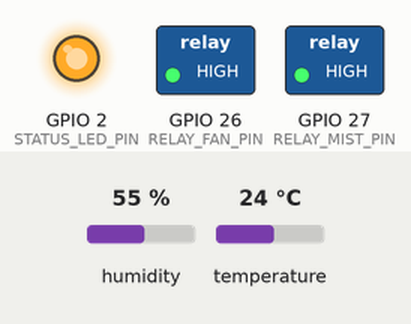
The sketch below on a simulated ESP32. On the bench: switched loads named in the sketch (green lamp = pin HIGH), output pins drawn as LEDs (lit = HIGH). Inputs (shaded band) come from the test bench; at power-on: temperature 24 °C, humidity 55 %. WiFi joins after 1.5 s; servers stay silent unless stated; uploads are accepted with an empty reply; the local clock reads 2024-03-15 10:24:30 at power-on unless the sketch sets it; what the sketch prints to the serial monitor is not drawn.

Above: at 3.7 s.
3.8 s: temperature set to 38 °C
At 6.4 s:
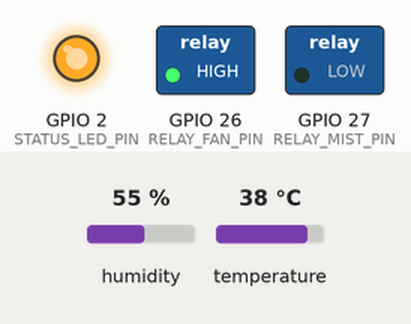
11.5 s: temperature set to 41 °C
At 13.5 s:
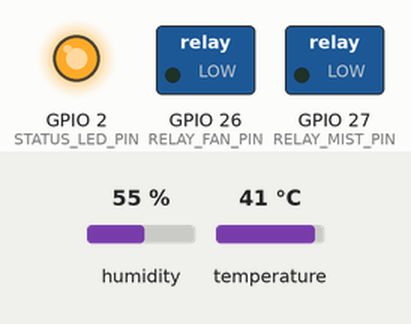
19.2 s: humidity set to 73 %
26.9 s: humidity set to 76 %
At 30.6 s:
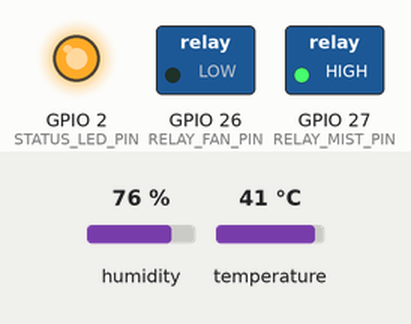
34.6 s: humidity set to 62 %
42.3 s: humidity set to 59 %
At 43.6 s:
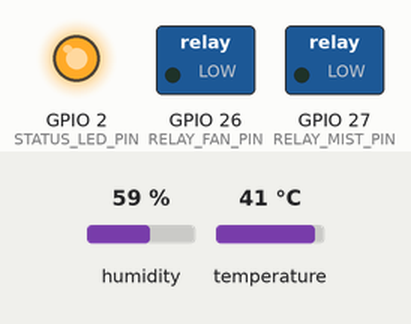
Timing chart, 0 to 45.3 s (numbered marks = the images above; inputs shaded):
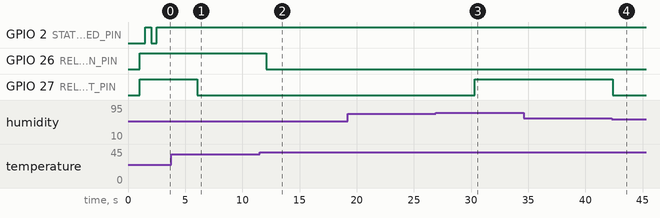

Measured:
- the behaviour switches between 39 and 40 °C on temperature (found by bisection; images 1 and 2)
- the behaviour switches between 74 and 75 % on humidity (found by bisection; images 2 and 3)
- the behaviour switches between 61 and 60 % on humidity (found by bisection; images 3 and 4)
- after the input at 11.5 s, GPIO 26 (RELAY_FAN_PIN): HIGH → LOW after 0.58 s
- after the input at 19.2 s, every drawn part: stays the same
- after the input at 26.9 s, GPIO 27 (RELAY_MIST_PIN): LOW → HIGH after 3.4 s
- after the input at 34.6 s, every drawn part: stays the same
- after the input at 42.3 s, GPIO 27 (RELAY_MIST_PIN): HIGH → LOW after 0.11 s

The sketch:

esp32_florify_dht22_dual_relay.ino
```cpp
/*
 * ==============================================================================
 * Florify IoT - ESP32 Climate Monitor & Actuator Firmware
 * Hardware: ESP32 DevKit + DHT11 Sensor + 2-Channel 5V Optocoupled Relay Module
 *
 * Actuators:
 *   - Channel 1 (GPIO 18): Shuttle Cabin Cooling Fan
 *   - Channel 2 (GPIO 19): Shuttle Cabin Evaporative Mist / Humidifier Solenoid
 *
 * Communication: Direct Firebase Firestore REST API v1 over HTTPS (SSL/TLS)
 * Trigger Logic: Active LOW (LOW = Relay Energized / ON, HIGH = Relay Standby / OFF)
 *
 * Required Arduino Libraries (Install via Arduino Library Manager):
 *   1. "DHT sensor library" by Adafruit
 *   2. "Adafruit Unified Sensor" by Adafruit
 *   3. "ArduinoJson" by Benoit Blanchon (v6 or v7)
 * ==============================================================================
 */

#include <WiFi.h>
#include <WiFiClientSecure.h>
#include <HTTPClient.h>
#include <ArduinoJson.h>
#include "DHT.h"

// ==========================================
// 1. HARDWARE PIN DEFINITIONS
// ==========================================
#define DHTPIN 4              // DHT11 Data pin connected to ESP32 GPIO 4
#define DHTTYPE DHT11         // DHT 11 Temperature & Humidity Sensor

#define RELAY_FAN_PIN 26      // Relay: Cooling Fan (GPIO 26)
#define RELAY_MIST_PIN 27     // Relay: Misting Solenoid / Humidifier (GPIO 27)
#define STATUS_LED_PIN 2      // Built-in blue LED for connectivity status

// Active LOW Relay Constants (Standard 5V Songle optocoupler board)
#define RELAY_ON  LOW
#define RELAY_OFF HIGH

// ==========================================
// 2. NETWORK & FIREBASE CREDENTIALS
// ==========================================
// Replace with your local shuttle WiFi or mobile hotspot credentials
const char* WIFI_SSID     = "YOUR_WIFI_SSID";
const char* WIFI_PASSWORD = "YOUR_WIFI_PASSWORD";

// Florify Firebase Firestore Configuration
const char* FIREBASE_PROJECT_ID  = "florify-c5dea";
const char* FIREBASE_DATABASE_ID = "(default)";
const char* FIREBASE_API_KEY     = "AIzaSyCTt97yEB5-AGHTv5x423fCdQVBw03lUFc";

// Unique Device ID registered in Florify dashboard
const char* DEVICE_ID = "ESP32-FLORIFY-01";
const char* FIRMWARE_VERSION = "v2.2.0-dual-relay";

// ==========================================
// 3. CLOSED-LOOP CLIMATE AUTOMATION THRESHOLDS
// (Autonomous local fallback if connection drops)
// ==========================================
struct DeviceThresholds {
  bool tempEnabled = true;
  float tempOnC    = 40.0;    // Fan turns ON if temp >= 40.0 °C
  float tempOffC   = 38.0;    // Fan turns OFF if temp <= 38.0 °C

  bool humEnabled  = true;
  float humOnRH    = 60.0;    // Mist turns ON if humidity <= 60.0 % RH (too dry)
  float humOffRH   = 75.0;    // Mist turns OFF if humidity >= 75.0 % RH (satisfied)

  String fanMode   = "AUTO";  // "AUTO", "FORCE_ON", "FORCE_OFF"
  String mistMode  = "AUTO";  // "AUTO", "FORCE_ON", "FORCE_OFF"
};

DeviceThresholds currentConfig;
DHT dht(DHTPIN, DHTTYPE);

// State tracking
float lastTemp = 0.0;
float lastHum = 0.0;
bool isFanActive = false;
bool isMistActive = false;
unsigned long lastTelemetryMillis = 0;
unsigned long lastConfigPollMillis = 0;
const unsigned long TELEMETRY_INTERVAL_MS = 6000;    // Transmit telemetry every 6s
const unsigned long CONFIG_POLL_INTERVAL_MS = 15000;  // Poll cloud config every 15s

// ==========================================
// 4. HELPER: UTC ISO-8601 TIMESTAMP (ESTIMATION)
// ==========================================
String getIsoTimestamp() {
  time_t now;
  time(&now);
  struct tm timeinfo;
  if (!gmtime_r(&now, &timeinfo) || now < 100000) {
    // If NTP not yet synced, return a valid placeholder ISO string
    return "2026-10-16T00:00:00Z";
  }
  char buf[30];
  strftime(buf, sizeof(buf), "%Y-%m-%dT%H:%M:%SZ", &timeinfo);
  return String(buf);
}

// ==========================================
// 5. WIFI & NTP SETUP
// ==========================================
void connectWiFi() {
  if (WiFi.status() == WL_CONNECTED) return;

  Serial.print("[WiFi] Connecting to: ");
  Serial.println(WIFI_SSID);

  WiFi.mode(WIFI_STA);
  WiFi.begin(WIFI_SSID, WIFI_PASSWORD);

  int attempts = 0;
  while (WiFi.status() != WL_CONNECTED && attempts < 25) {
    delay(500);
    Serial.print(".");
    digitalWrite(STATUS_LED_PIN, !digitalRead(STATUS_LED_PIN));
    attempts++;
  }

  if (WiFi.status() == WL_CONNECTED) {
    Serial.println("\n[WiFi] Connected successfully!");
    Serial.print("[WiFi] IP Address: ");
    Serial.println(WiFi.localIP());
    digitalWrite(STATUS_LED_PIN, HIGH);

    // Synchronize NTP clock for ISO timestamps
    configTime(0, 0, "pool.ntp.org", "time.nist.gov");
  } else {
    Serial.println("\n[WiFi] Connection timeout. Local automation running offline.");
    digitalWrite(STATUS_LED_PIN, LOW);
  }
}

// ==========================================
// 6. CLOSED-LOOP LOCAL HYSTERESIS LOGIC
// ==========================================
void evaluateActuators(float tempC, float humRH) {
  // --- A. Fan Control Logic (Relay 1) ---
  if (currentConfig.fanMode == "FORCE_ON") {
    isFanActive = true;
  } else if (currentConfig.fanMode == "FORCE_OFF") {
    isFanActive = false;
  } else if (currentConfig.tempEnabled) {
    // AUTO hysteresis
    if (tempC >= currentConfig.tempOnC) {
      isFanActive = true;
    } else if (tempC <= currentConfig.tempOffC) {
      isFanActive = false;
    }
  }

  // --- B. Mist / Humidifier Control Logic (Relay 2) ---
  if (currentConfig.mistMode == "FORCE_ON") {
    isMistActive = true;
  } else if (currentConfig.mistMode == "FORCE_OFF") {
    isMistActive = false;
  } else if (currentConfig.humEnabled) {
    // Misting activates when cabin air is too dry or for cooling evaporative boost
    if (humRH <= currentConfig.humOnRH) {
      isMistActive = true;
    } else if (humRH >= currentConfig.humOffRH) {
      isMistActive = false;
    }
  }

  // Apply to physical relays (Active LOW trigger)
  digitalWrite(RELAY_FAN_PIN, isFanActive ? RELAY_ON : RELAY_OFF);
  digitalWrite(RELAY_MIST_PIN, isMistActive ? RELAY_ON : RELAY_OFF);

  Serial.printf("[Actuators] Fan: %s | Mist: %s | Mode: %s\n",
    isFanActive ? "ON (Cooling)" : "OFF (Standby)",
    isMistActive ? "ON (Misting)" : "OFF (Standby)",
    currentConfig.fanMode.c_str()
  );
}

// ==========================================
// 7. FIREBASE FIRESTORE REST: PATCH TELEMETRY
// ==========================================
void sendTelemetryToFirestore(float tempC, float humRH) {
  if (WiFi.status() != WL_CONNECTED) {
    connectWiFi();
    if (WiFi.status() != WL_CONNECTED) return;
  }

  WiFiClientSecure client;
  client.setInsecure(); // Direct TLS without pre-installed root bundle

  HTTPClient https;

  // 1. Build PATCH URL for the Device summary document
  String patchUrl = "https://firestore.googleapis.com/v1/projects/";
  patchUrl += FIREBASE_PROJECT_ID;
  patchUrl += "/databases/";
  patchUrl += FIREBASE_DATABASE_ID;
  patchUrl += "/documents/devices/";
  patchUrl += DEVICE_ID;
  patchUrl += "?updateMask.fieldPaths=latestTemperatureC";
  patchUrl += "&updateMask.fieldPaths=latestHumidityRH";
  patchUrl += "&updateMask.fieldPaths=latestFanState";
  patchUrl += "&updateMask.fieldPaths=latestMistState";
  patchUrl += "&updateMask.fieldPaths=status";
  patchUrl += "&updateMask.fieldPaths=lastReadingAt";
  patchUrl += "&updateMask.fieldPaths=lastSeenAt";
  patchUrl += "&updateMask.fieldPaths=reportedMode";
  patchUrl += "&updateMask.fieldPaths=firmwareVersion";
  patchUrl += "&key=";
  patchUrl += FIREBASE_API_KEY;

  if (https.begin(client, patchUrl)) {
    https.addHeader("Content-Type", "application/json");

    String nowIso = getIsoTimestamp();

    // Construct Firestore document structure
    StaticJsonDocument<512> doc;
    JsonObject fields = doc.createNestedObject("fields");

    fields["latestTemperatureC"]["doubleValue"] = tempC;
    fields["latestHumidityRH"]["doubleValue"]    = humRH;
    fields["latestFanState"]["stringValue"]       = isFanActive ? "ON" : "OFF";
    fields["latestMistState"]["stringValue"]      = isMistActive ? "ON" : "OFF";
    fields["status"]["stringValue"]               = "ONLINE";
    fields["lastReadingAt"]["stringValue"]        = nowIso;
    fields["lastSeenAt"]["stringValue"]           = nowIso;
    fields["reportedMode"]["stringValue"]         = currentConfig.fanMode;
    fields["firmwareVersion"]["stringValue"]      = FIRMWARE_VERSION;

    String requestBody;
    serializeJson(doc, requestBody);

    int httpCode = https.PATCH(requestBody);
    if (httpCode == HTTP_CODE_OK || httpCode == 200) {
      Serial.println("[Firestore] Device summary updated successfully.");
    } else {
      Serial.printf("[Firestore] PATCH failed, code: %d, body: %s\n", httpCode, https.getString().c_str());
    }
    https.end();
  }

  // 2. Build POST URL for time-series readings subcollection
  String readingUrl = "https://firestore.googleapis.com/v1/projects/";
  readingUrl += FIREBASE_PROJECT_ID;
  readingUrl += "/databases/";
  readingUrl += FIREBASE_DATABASE_ID;
  readingUrl += "/documents/devices/";
  readingUrl += DEVICE_ID;
  readingUrl += "/readings";
  readingUrl += "?key=";
  readingUrl += FIREBASE_API_KEY;

  if (https.begin(client, readingUrl)) {
    https.addHeader("Content-Type", "application/json");

    StaticJsonDocument<512> readingDoc;
    JsonObject rFields = readingDoc.createNestedObject("fields");

    rFields["temperatureC"]["doubleValue"]     = tempC;
    rFields["humidityRH"]["doubleValue"]        = humRH;
    rFields["fanState"]["stringValue"]          = isFanActive ? "ON" : "OFF";
    rFields["mistState"]["stringValue"]         = isMistActive ? "ON" : "OFF";
    rFields["operatingMode"]["stringValue"]     = currentConfig.fanMode;
    rFields["sensorHealthy"]["booleanValue"]    = true;
    rFields["receivedAt"]["stringValue"]        = getIsoTimestamp();

    String readingBody;
    serializeJson(readingDoc, readingBody);

    int rCode = https.POST(readingBody);
    if (rCode == HTTP_CODE_OK || rCode == 200) {
      Serial.println("[Firestore] Time-series sample logged.");
    }
    https.end();
  }
}

// ==========================================
// 8. FIREBASE FIRESTORE REST: POLL CONFIG
// ==========================================
void pollRemoteConfig() {
  if (WiFi.status() != WL_CONNECTED) return;

  WiFiClientSecure client;
  client.setInsecure();

  HTTPClient https;
  String configUrl = "https://firestore.googleapis.com/v1/projects/";
  configUrl += FIREBASE_PROJECT_ID;
  configUrl += "/databases/";
  configUrl += FIREBASE_DATABASE_ID;
  configUrl += "/documents/devices/";
  configUrl += DEVICE_ID;
  configUrl += "/config/current?key=";
  configUrl += FIREBASE_API_KEY;

  if (https.begin(client, configUrl)) {
    int httpCode = https.GET();
    if (httpCode == 200) {
      String payload = https.getString();
      StaticJsonDocument<1024> doc;
      DeserializationError err = deserializeJson(doc, payload);

      if (!err && doc.containsKey("fields")) {
        JsonObject f = doc["fields"];

        if (f.containsKey("temperatureOnC") && f["temperatureOnC"].containsKey("doubleValue")) {
          currentConfig.tempOnC = f["temperatureOnC"]["doubleValue"];
        }
        if (f.containsKey("temperatureOffC") && f["temperatureOffC"].containsKey("doubleValue")) {
          currentConfig.tempOffC = f["temperatureOffC"]["doubleValue"];
        }
        if (f.containsKey("humidityOnRH") && f["humidityOnRH"].containsKey("doubleValue")) {
          currentConfig.humOnRH = f["humidityOnRH"]["doubleValue"];
        }
        if (f.containsKey("humidityOffRH") && f["humidityOffRH"].containsKey("doubleValue")) {
          currentConfig.humOffRH = f["humidityOffRH"]["doubleValue"];
        }
        if (f.containsKey("fanMode") && f["fanMode"].containsKey("stringValue")) {
          currentConfig.fanMode = f["fanMode"]["stringValue"].as<String>();
        }

        Serial.printf("[Config Sync] Temp: On=%.1f°C Off=%.1f°C | Hum: On=%.1f%% Off=%.1f%% | Mode=%s\n",
          currentConfig.tempOnC, currentConfig.tempOffC,
          currentConfig.humOnRH, currentConfig.humOffRH,
          currentConfig.fanMode.c_str()
        );
      }
    }
    https.end();
  }
}

// ==========================================
// 9. SETUP & INITIALIZATION
// ==========================================
void setup() {
  Serial.begin(115200);
  delay(1000);
  Serial.println("\n==========================================");
  Serial.println("  Florify IoT ESP32 Climate Controller    ");
  Serial.println("  DHT11 + Dual Relay (Fan & Mist Solenoid)");
  Serial.println("==========================================");

  // Initialize Relays in SAFE DE-ENERGIZED state (Active LOW -> write HIGH before pinMode)
  digitalWrite(RELAY_FAN_PIN, RELAY_OFF);
  digitalWrite(RELAY_MIST_PIN, RELAY_OFF);
  pinMode(RELAY_FAN_PIN, OUTPUT);
  pinMode(RELAY_MIST_PIN, OUTPUT);

  pinMode(STATUS_LED_PIN, OUTPUT);
  digitalWrite(STATUS_LED_PIN, LOW);

  // Start DHT11 sensor bus
  dht.begin();
  Serial.println("[Sensors] DHT11 sensor initialized on GPIO 4.");

  // Connect to WiFi
  connectWiFi();
}

// ==========================================
// 10. MAIN EXECUTION LOOP
// ==========================================
void loop() {
  unsigned long now = millis();

  // 1. Read DHT11 and evaluate local automation loop
  if (now - lastTelemetryMillis >= TELEMETRY_INTERVAL_MS) {
    lastTelemetryMillis = now;

    float hum = dht.readHumidity();
    float temp = dht.readTemperature(); // Celsius

    if (isnan(hum) || isnan(temp)) {
      Serial.println("[DHT11] Warning: Failed to read from DHT sensor! Retrying bus...");
      digitalWrite(STATUS_LED_PIN, LOW);
    } else {
      lastTemp = temp;
      lastHum = hum;

      Serial.printf("[Telemetry] DHT11 -> Temp: %.1f °C | Humidity: %.1f %% RH\n", temp, hum);

      // Run closed-loop automation
      evaluateActuators(temp, hum);

      // Transmit live data to Florify Firestore
      sendTelemetryToFirestore(temp, hum);
    }
  }

  // 2. Poll remote configuration updates from cloud
  if (now - lastConfigPollMillis >= CONFIG_POLL_INTERVAL_MS) {
    lastConfigPollMillis = now;
    pollRemoteConfig();
  }

  delay(50);
}
```
